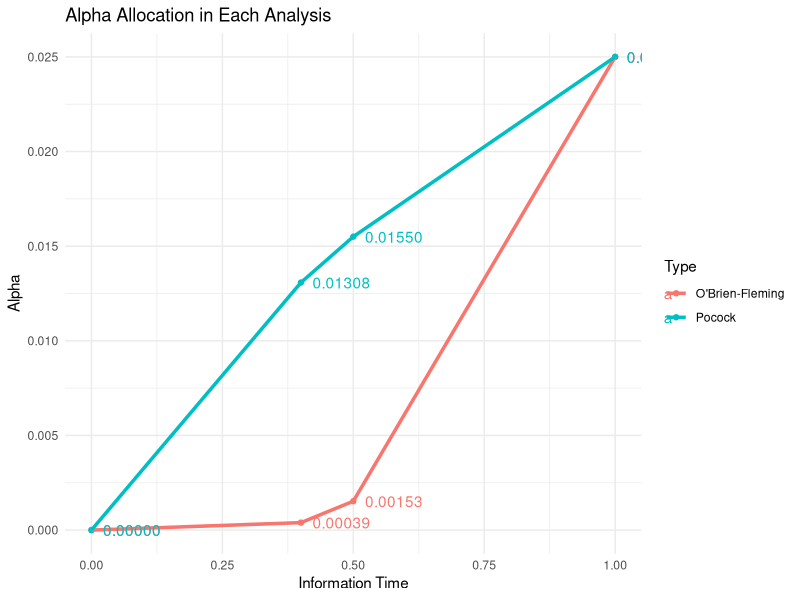

This chart was generated by the following R code:
# Function to calculate the alpha-spending function for Pocock type
pocock_alpha_spending <- function(t, alpha){
    alpha * log(1 + (exp(1) - 1) * t)
} 

# Function to calculate the alpha-spending function for O'Brien-Fleming type
of_alpha_spending <- function(t, alpha){
    2 * (1 - pnorm(qnorm(alpha / 2, lower = FALSE) / sqrt(t)))
}

# Number of analyses
n_analyses <- 4

# Overall alpha level
overall_alpha <- 0.02500

# Information times for each analysis
information_times <- c(0, 0.4, 0.5, 1.0)

# Calculate alpha values for each analysis (O'Brien-Fleming)
of_alpha_values <- rep(0, n_analyses)
for (i in 1:n_analyses) {
    of_alpha_values[i] <- of_alpha_spending(information_times[i], overall_alpha)
}

# Calculate alpha values for each analysis (Pocock)
pocock_alpha_values <- rep(0, n_analyses)
for (i in 1:n_analyses) {
    pocock_alpha_values[i] <- pocock_alpha_spending(information_times[i], overall_alpha)
}

# Calculate alpha differences
of_alpha_differences <- c(of_alpha_values[1], diff(of_alpha_values))
pocock_alpha_differences <- c(pocock_alpha_values[1], diff(pocock_alpha_values))

# Display alpha values and differences for each analysis
for (i in 1:n_analyses){
    cat(sprintf("Analysis %d: Information Time = %.2f\n", i, information_times[i]))
    cat(sprintf(" O'Brien-Fleming Alpha = %.10f\n", of_alpha_values[i]))
    cat(sprintf(" Pocock Alpha = %.10f\n", pocock_alpha_values[i]))
    cat(sprintf(" O'Brien-Fleming Alpha Difference = %.10f\n", of_alpha_differences[i]))
    cat(sprintf(" Pocock Alpha Differences = %.10f\n", pocock_alpha_differences[i]))
}

library(ggplot2)

# Create a data frame for the results
of_results <- data.frame(
    Analysis = 1:n_analyses,
    Information_Time = information_times,
    Alpha = of_alpha_values,
    Difference = of_alpha_differences,
    Type = "O'Brien-Fleming"
)

pocock_results <- data.frame(
    Analysis = 1:n_analyses,
    Information_Time = information_times,
    Alpha = pocock_alpha_values,
    Difference = pocock_alpha_differences,
    Type = "Pocock"
)

# Combine the results data frames
results <- rbind(of_results, pocock_results)

# Plot the results using ggplot2
ggplot(results, aes(x = Information_Time, y = Alpha, color = Type, linetype = Type)) +
    geom_point() +
    geom_line(linetype = "solid", lwd = 1.2) +
    geom_text(aes(label = sprintf("%.5f", Alpha)), hjust = -0.2, vjust = 0.5) +
    labs(title = "Alpha Allocation in Each Analysis",
         x = "Information Time",
         y = "Alpha") +
    theme_minimal()
